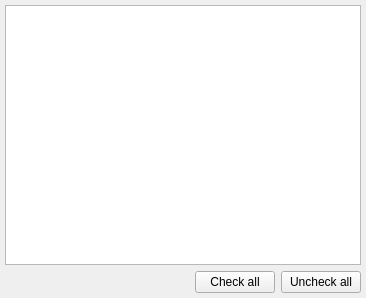
<?xml version="1.0" encoding="UTF-8"?>
<ui version="4.0">
 <class>ObjectTypesListWidget</class>
 <widget class="QWidget" name="ObjectTypesListWidget">
  <property name="geometry">
   <rect>
    <x>0</x>
    <y>0</y>
    <width>366</width>
    <height>298</height>
   </rect>
  </property>
  <property name="windowTitle">
   <string>Form</string>
  </property>
  <layout class="QGridLayout" name="gridLayout">
   <property name="leftMargin">
    <number>5</number>
   </property>
   <property name="topMargin">
    <number>5</number>
   </property>
   <property name="rightMargin">
    <number>5</number>
   </property>
   <property name="bottomMargin">
    <number>5</number>
   </property>
   <item row="0" column="0" colspan="4">
    <widget class="QListWidget" name="obj_types_lst">
     <property name="sizeAdjustPolicy">
      <enum>QAbstractScrollArea::SizeAdjustPolicy::AdjustIgnored</enum>
     </property>
     <property name="alternatingRowColors">
      <bool>true</bool>
     </property>
     <property name="iconSize">
      <size>
       <width>25</width>
       <height>25</height>
      </size>
     </property>
     <property name="sortingEnabled">
      <bool>true</bool>
     </property>
    </widget>
   </item>
   <item row="2" column="0" colspan="2">
    <spacer name="horizontalSpacer">
     <property name="orientation">
      <enum>Qt::Orientation::Horizontal</enum>
     </property>
     <property name="sizeHint" stdset="0">
      <size>
       <width>40</width>
       <height>20</height>
      </size>
     </property>
    </spacer>
   </item>
   <item row="2" column="3">
    <widget class="QPushButton" name="uncheck_all_btn">
     <property name="enabled">
      <bool>true</bool>
     </property>
     <property name="sizePolicy">
      <sizepolicy hsizetype="Fixed" vsizetype="Preferred">
       <horstretch>0</horstretch>
       <verstretch>0</verstretch>
      </sizepolicy>
     </property>
     <property name="minimumSize">
      <size>
       <width>0</width>
       <height>0</height>
      </size>
     </property>
     <property name="toolTip">
      <string>Clear object selection</string>
     </property>
     <property name="text">
      <string>Uncheck all</string>
     </property>
     <property name="icon">
      <iconset resource="../../res/resources.qrc">
       <normaloff>:/icons/icons/clearobjsel.png</normaloff>:/icons/icons/clearobjsel.png</iconset>
     </property>
     <property name="iconSize">
      <size>
       <width>25</width>
       <height>25</height>
      </size>
     </property>
     <property name="checkable">
      <bool>false</bool>
     </property>
    </widget>
   </item>
   <item row="2" column="2">
    <widget class="QPushButton" name="check_all_btn">
     <property name="enabled">
      <bool>true</bool>
     </property>
     <property name="sizePolicy">
      <sizepolicy hsizetype="Fixed" vsizetype="Preferred">
       <horstretch>0</horstretch>
       <verstretch>0</verstretch>
      </sizepolicy>
     </property>
     <property name="minimumSize">
      <size>
       <width>0</width>
       <height>0</height>
      </size>
     </property>
     <property name="toolTip">
      <string>Select all objects</string>
     </property>
     <property name="text">
      <string>Check all</string>
     </property>
     <property name="icon">
      <iconset resource="../../res/resources.qrc">
       <normaloff>:/icons/icons/selectmove.png</normaloff>:/icons/icons/selectmove.png</iconset>
     </property>
     <property name="iconSize">
      <size>
       <width>25</width>
       <height>25</height>
      </size>
     </property>
     <property name="checkable">
      <bool>false</bool>
     </property>
    </widget>
   </item>
  </layout>
 </widget>
 <resources>
  <include location="../../res/resources.qrc"/>
 </resources>
 <connections/>
</ui>
